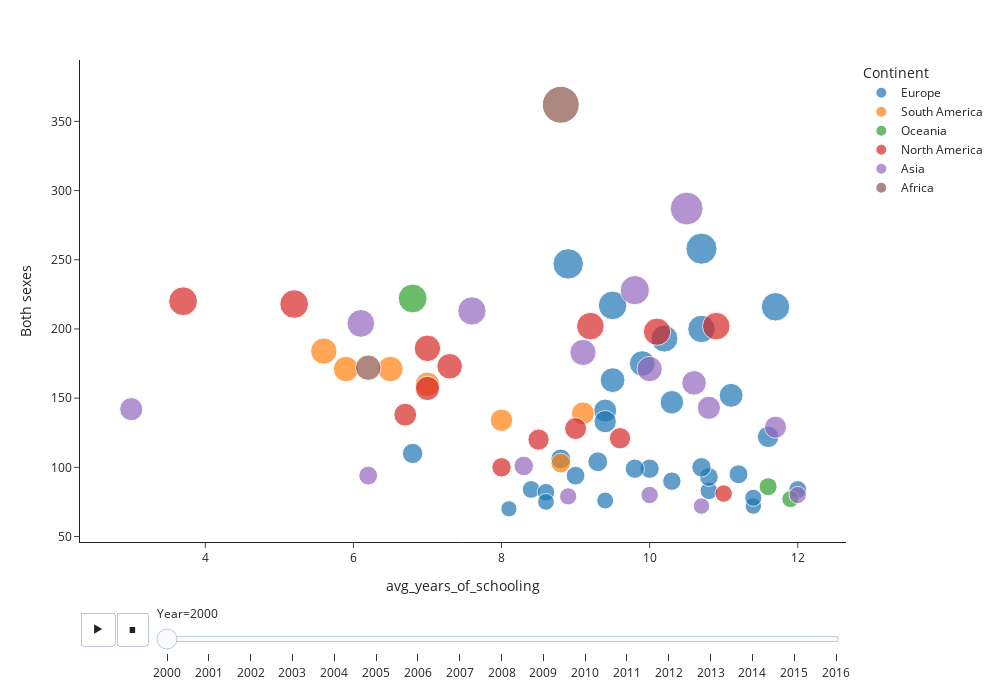

Notebook source saved alongside this figure:
### Code cell
import plotly.express as px
px.scatter(final_df_2, x='avg_years_of_schooling', y='Both sexes',
           size='Both sexes', size_max=30, color='Continent', animation_frame='Year', animation_group="Country",
           template='simple_white', width=1000, height=700,hover_name='Country')

### Figure 1 — Plotly figure (JSON) as saved in the notebook; plotly's stock layout.template omitted (floating-point values rounded to 4 significant figures)
{"data": [{"hovertemplate": "<b>%{hovertext}</b><br><br>Continent=Europe<br>Year=2000<br>avg_years_of_schooling=%{x}<br>Both sexes=%{marker.size}<extra></extra>", "hovertext": ["Albania", "Netherlands", "Norway", "Bulgaria", "Poland", "Portugal", "Romania", "Serbia", "Belarus", "Slovakia", "Slovenia", "Spain", "Belgium", "Austria", "Malta", "Germany", "France", "Greece", "Finland", "Hungary", "Estonia", "Iceland", "Ireland", "Italy", "Denmark", "Latvia", "Lithuania", "Croatia", "Luxembourg", "Sweden", "Switzerland", "Ukraine"], "ids": ["Albania", "Netherlands", "Norway", "Bulgaria", "Poland", "Portugal", "Romania", "Serbia", "Belarus", "Slovakia", "Slovenia", "Spain", "Belgium", "Austria", "Malta", "Germany", "France", "Greece", "Finland", "Hungary", "Estonia", "Iceland", "Ireland", "Italy", "Denmark", "Latvia", "Lithuania", "Croatia", "Luxembourg", "Sweden", "Switzerland", "Ukraine"], "legendgroup": "Europe", "marker": {"color": "#1F77B4", "size": [106, 83, 84, 163, 152, 110, 175, 141, 247, 147, 122, 84, 99, 94, 70, 95, 99, 82, 104, 193, 216, 76, 93, 75, 100, 217, 200, 133, 90, 72, 78, 258], "sizemode": "area", "sizeref": 0.53, "symbol": "circle"}, "mode": "markers", "name": "Europe", "orientation": "v", "showlegend": true, "type": "scatter", "x": [8.8, 10.8, 12, 9.5, 11.1, 6.8, 9.9, 9.4, 8.9, 10.3, 11.6, 8.4, 10, 9, 8.1, 11.2, 9.8, 8.6, 9.3, 10.2, 11.7, 9.4, 10.8, 8.6, 10.7, 9.5, 10.7, 9.4, 10.3, 11.4, 11.4, 10.7], "xaxis": "x", "y": [106, 83, 84, 163, 152, 110, 175, 141, 247, 147, 122, 84, 99, 94, 70, 95, 99, 82, 104, 193, 216, 76, 93, 75, 100, 217, 200, 133, 90, 72, 78, 258], "yaxis": "y"}, {"hovertemplate": "<b>%{hovertext}</b><br><br>Continent=South America<br>Year=2000<br>avg_years_of_schooling=%{x}<br>Both sexes=%{marker.size}<extra></extra>", "hovertext": ["Chile", "Paraguay", "Brazil", "Colombia", "Ecuador", "Argentina", "Uruguay"], "ids": ["Chile", "Paraguay", "Brazil", "Colombia", "Ecuador", "Argentina", "Uruguay"], "legendgroup": "South America", "marker": {"color": "#FF7F0E", "size": [103, 171, 184, 171, 160, 139, 134], "sizemode": "area", "sizeref": 0.53, "symbol": "circle"}, "mode": "markers", "name": "South America", "orientation": "v", "showlegend": true, "type": "scatter", "x": [8.8, 5.9, 5.6, 6.5, 7, 9.1, 8], "xaxis": "x", "y": [103, 171, 184, 171, 160, 139, 134], "yaxis": "y"}, {"hovertemplate": "<b>%{hovertext}</b><br><br>Continent=Oceania<br>Year=2000<br>avg_years_of_schooling=%{x}<br>Both sexes=%{marker.size}<extra></extra>", "hovertext": ["New Zealand", "Kiribati", "Australia"], "ids": ["New Zealand", "Kiribati", "Australia"], "legendgroup": "Oceania", "marker": {"color": "#2CA02C", "size": [86, 222, 77], "sizemode": "area", "sizeref": 0.53, "symbol": "circle"}, "mode": "markers", "name": "Oceania", "orientation": "v", "showlegend": true, "type": "scatter", "x": [11.6, 6.8, 11.9], "xaxis": "x", "y": [86, 222, 77], "yaxis": "y"}, {"hovertemplate": "<b>%{hovertext}</b><br><br>Continent=North America<br>Year=2000<br>avg_years_of_schooling=%{x}<br>Both sexes=%{marker.size}<extra></extra>", "hovertext": ["Canada", "Panama", "Belize", "Mexico", "Saint Lucia", "Barbados", "Bahamas", "Guatemala", "El Salvador", "Jamaica", "Cuba", "Costa Rica", "Antigua and Barbuda", "Trinidad and Tobago"], "ids": ["Canada", "Panama", "Belize", "Mexico", "Saint Lucia", "Barbados", "Bahamas", "Guatemala", "El Salvador", "Jamaica", "Cuba", "Costa Rica", "Antigua and Barbuda", "Trinidad and Tobago"], "legendgroup": "North America", "marker": {"color": "#D62728", "size": [81, 120, 198, 138, 186, 128, 202, 220, 218, 173, 121, 100, 157, 202], "sizemode": "area", "sizeref": 0.53, "symbol": "circle"}, "mode": "markers", "name": "North America", "orientation": "v", "showlegend": true, "type": "scatter", "x": [11, 8.5, 10.1, 6.7, 7, 9, 10.9, 3.7, 5.2, 7.3, 9.6, 8, 7, 9.2], "xaxis": "x", "y": [81, 120, 198, 138, 186, 128, 202, 220, 218, 173, 121, 100, 157, 202], "yaxis": "y"}, {"hovertemplate": "<b>%{hovertext}</b><br><br>Continent=Asia<br>Year=2000<br>avg_years_of_schooling=%{x}<br>Both sexes=%{marker.size}<extra></extra>", "hovertext": ["Philippines", "Singapore", "Bahrain", "Azerbaijan", "Sri Lanka", "Israel", "Kazakhstan", "Kuwait", "Cyprus", "Kyrgyzstan", "Maldives", "Japan", "Georgia", "Thailand", "Armenia", "Uzbekistan"], "ids": ["Philippines", "Singapore", "Bahrain", "Azerbaijan", "Sri Lanka", "Israel", "Kazakhstan", "Kuwait", "Cyprus", "Kyrgyzstan", "Maldives", "Japan", "Georgia", "Thailand", "Armenia", "Uzbekistan"], "legendgroup": "Asia", "marker": {"color": "#9467BD", "size": [213, 79, 101, 161, 171, 80, 287, 94, 80, 228, 142, 72, 129, 204, 143, 183], "sizemode": "area", "sizeref": 0.53, "symbol": "circle"}, "mode": "markers", "name": "Asia", "orientation": "v", "showlegend": true, "type": "scatter", "x": [7.6, 8.9, 8.3, 10.6, 10, 12, 10.5, 6.2, 10, 9.8, 3, 10.7, 11.7, 6.1, 10.8, 9.1], "xaxis": "x", "y": [213, 79, 101, 161, 171, 80, 287, 94, 80, 228, 142, 72, 129, 204, 143, 183], "yaxis": "y"}, {"hovertemplate": "<b>%{hovertext}</b><br><br>Continent=Africa<br>Year=2000<br>avg_years_of_schooling=%{x}<br>Both sexes=%{marker.size}<extra></extra>", "hovertext": ["South Africa", "Mauritius"], "ids": ["South Africa", "Mauritius"], "legendgroup": "Africa", "marker": {"color": "#8C564B", "size": [362, 172], "sizemode": "area", "sizeref": 0.53, "symbol": "circle"}, "mode": "markers", "name": "Africa", "orientation": "v", "showlegend": true, "type": "scatter", "x": [8.8, 6.2], "xaxis": "x", "y": [362, 172], "yaxis": "y"}], "layout": {"height": 700, "legend": {"itemsizing": "constant", "title": {"text": "Continent"}, "tracegroupgap": 0}, "margin": {"t": 60}, "sliders": [{"active": 0, "currentvalue": {"prefix": "Year="}, "len": 0.9, "pad": {"b": 10, "t": 60}, "steps": [{"args": [["2000"], {"frame": {"duration": 0, "redraw": false}, "fromcurrent": true, "mode": "immediate", "transition": {"duration": 0, "easing": "linear"}}], "label": "2000", "method": "animate"}, {"args": [["2001"], {"frame": {"duration": 0, "redraw": false}, "fromcurrent": true, "mode": "immediate", "transition": {"duration": 0, "easing": "linear"}}], "label": "2001", "method": "animate"}, {"args": [["2002"], {"frame": {"duration": 0, "redraw": false}, "fromcurrent": true, "mode": "immediate", "transition": {"duration": 0, "easing": "linear"}}], "label": "2002", "method": "animate"}, {"args": [["2003"], {"frame": {"duration": 0, "redraw": false}, "fromcurrent": true, "mode": "immediate", "transition": {"duration": 0, "easing": "linear"}}], "label": "2003", "method": "animate"}, {"args": [["2004"], {"frame": {"duration": 0, "redraw": false}, "fromcurrent": true, "mode": "immediate", "transition": {"duration": 0, "easing": "linear"}}], "label": "2004", "method": "animate"}, {"args": [["2005"], {"frame": {"duration": 0, "redraw": false}, "fromcurrent": true, "mode": "immediate", "transition": {"duration": 0, "easing": "linear"}}], "label": "2005", "method": "animate"}, {"args": [["2006"], {"frame": {"duration": 0, "redraw": false}, "fromcurrent": true, "mode": "immediate", "transition": {"duration": 0, "easing": "linear"}}], "label": "2006", "method": "animate"}, {"args": [["2007"], {"frame": {"duration": 0, "redraw": false}, "fromcurrent": true, "mode": "immediate", "transition": {"duration": 0, "easing": "linear"}}], "label": "2007", "method": "animate"}, {"args": [["2008"], {"frame": {"duration": 0, "redraw": false}, "fromcurrent": true, "mode": "immediate", "transition": {"duration": 0, "easing": "linear"}}], "label": "2008", "method": "animate"}, {"args": [["2009"], {"frame": {"duration": 0, "redraw": false}, "fromcurrent": true, "mode": "immediate", "transition": {"duration": 0, "easing": "linear"}}], "label": "2009", "method": "animate"}, {"args": [["2010"], {"frame": {"duration": 0, "redraw": false}, "fromcurrent": true, "mode": "immediate", "transition": {"duration": 0, "easing": "linear"}}], "label": "2010", "method": "animate"}, {"args": [["2011"], {"frame": {"duration": 0, "redraw": false}, "fromcurrent": true, "mode": "immediate", "transition": {"duration": 0, "easing": "linear"}}], "label": "2011", "method": "animate"}, {"args": [["2012"], {"frame": {"duration": 0, "redraw": false}, "fromcurrent": true, "mode": "immediate", "transition": {"duration": 0, "easing": "linear"}}], "label": "2012", "method": "animate"}, {"args": [["2013"], {"frame": {"duration": 0, "redraw": false}, "fromcurrent": true, "mode": "immediate", "transition": {"duration": 0, "easing": "linear"}}], "label": "2013", "method": "animate"}, {"args": [["2014"], {"frame": {"duration": 0, "redraw": false}, "fromcurrent": true, "mode": "immediate", "transition": {"duration": 0, "easing": "linear"}}], "label": "2014", "method": "animate"}, {"args": [["2015"], {"frame": {"duration": 0, "redraw": false}, "fromcurrent": true, "mode": "immediate", "transition": {"duration": 0, "easing": "linear"}}], "label": "2015", "method": "animate"}, {"args": [["2016"], {"frame": {"duration": 0, "redraw": false}, "fromcurrent": true, "mode": "immediate", "transition": {"duration": 0, "easing": "linear"}}], "label": "2016", "method": "animate"}], "x": 0.1, "xanchor": "left", "y": 0, "yanchor": "top"}], "updatemenus": [{"buttons": [{"args": [null, {"frame": {"duration": 500, "redraw": false}, "fromcurrent": true, "mode": "immediate", "transition": {"duration": 500, "easing": "linear"}}], "label": "&#9654;", "method": "animate"}, {"args": [[null], {"frame": {"duration": 0, "redraw": false}, "fromcurrent": true, "mode": "immediate", "transition": {"duration": 0, "easing": "linear"}}], "label": "&#9724;", "method": "animate"}], "direction": "left", "pad": {"r": 10, "t": 70}, "showactive": false, "type": "buttons", "x": 0.1, "xanchor": "right", "y": 0, "yanchor": "top"}], "width": 1000, "xaxis": {"anchor": "y", "domain": [0, 1], "title": {"text": "avg_years_of_schooling"}}, "yaxis": {"anchor": "x", "domain": [0, 1], "title": {"text": "Both sexes"}}}}
